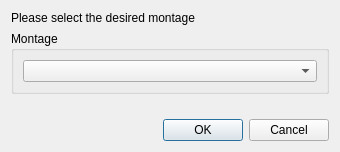
<?xml version="1.0" encoding="UTF-8"?>
<ui version="4.0">
 <class>MontageSelection</class>
 <widget class="QDialog" name="MontageSelection">
  <property name="geometry">
   <rect>
    <x>0</x>
    <y>0</y>
    <width>340</width>
    <height>152</height>
   </rect>
  </property>
  <property name="windowTitle">
   <string>Montage selection</string>
  </property>
  <layout class="QVBoxLayout" name="verticalLayout">
   <item>
    <widget class="QLabel" name="label">
     <property name="text">
      <string>Please select the desired montage</string>
     </property>
    </widget>
   </item>
   <item>
    <widget class="QGroupBox" name="groupBox_3">
     <property name="title">
      <string>Montage</string>
     </property>
     <layout class="QVBoxLayout" name="verticalLayout_5">
      <item>
       <layout class="QHBoxLayout" name="horizontalLayout">
        <item>
         <widget class="QComboBox" name="montages_comboBox"/>
        </item>
       </layout>
      </item>
     </layout>
    </widget>
   </item>
   <item>
    <spacer name="verticalSpacer">
     <property name="orientation">
      <enum>Qt::Vertical</enum>
     </property>
     <property name="sizeHint" stdset="0">
      <size>
       <width>20</width>
       <height>40</height>
      </size>
     </property>
    </spacer>
   </item>
   <item>
    <widget class="QDialogButtonBox" name="buttonBox">
     <property name="orientation">
      <enum>Qt::Horizontal</enum>
     </property>
     <property name="standardButtons">
      <set>QDialogButtonBox::Cancel|QDialogButtonBox::Ok</set>
     </property>
    </widget>
   </item>
  </layout>
 </widget>
 <resources/>
 <connections>
  <connection>
   <sender>buttonBox</sender>
   <signal>accepted()</signal>
   <receiver>MontageSelection</receiver>
   <slot>accept()</slot>
   <hints>
    <hint type="sourcelabel">
     <x>248</x>
     <y>254</y>
    </hint>
    <hint type="destinationlabel">
     <x>157</x>
     <y>274</y>
    </hint>
   </hints>
  </connection>
  <connection>
   <sender>buttonBox</sender>
   <signal>rejected()</signal>
   <receiver>MontageSelection</receiver>
   <slot>reject()</slot>
   <hints>
    <hint type="sourcelabel">
     <x>316</x>
     <y>260</y>
    </hint>
    <hint type="destinationlabel">
     <x>286</x>
     <y>274</y>
    </hint>
   </hints>
  </connection>
 </connections>
</ui>
